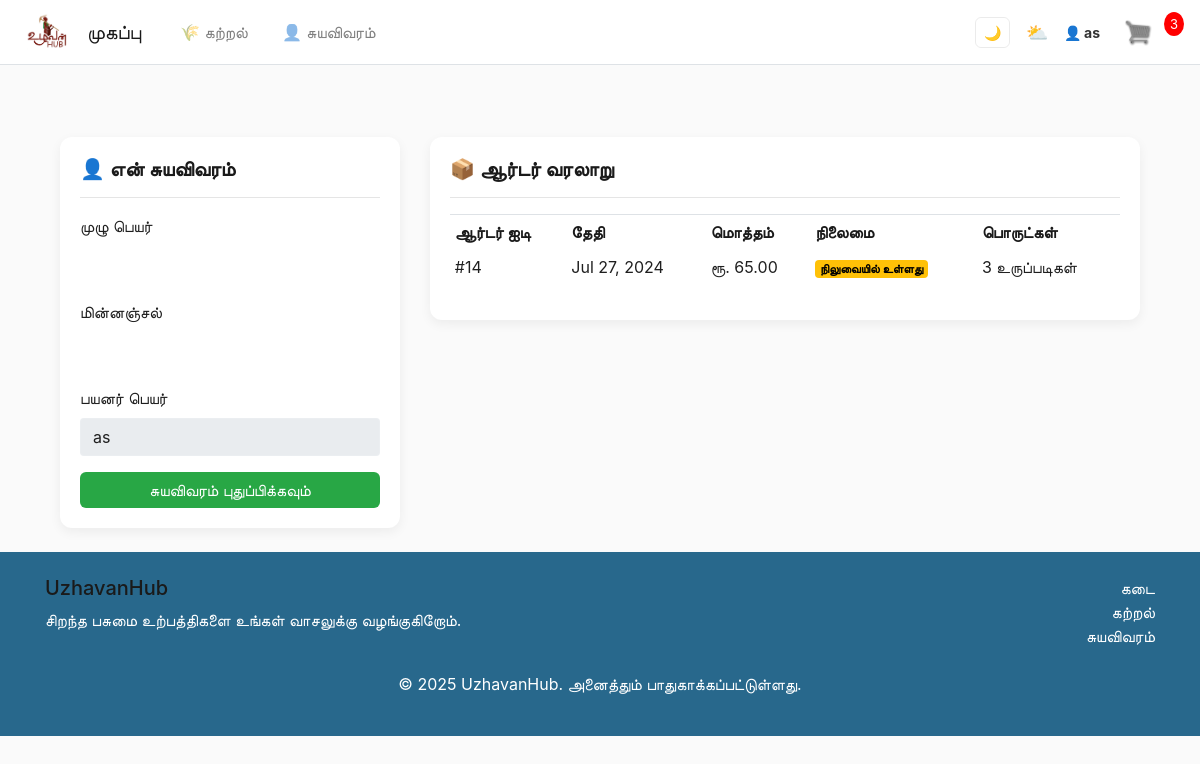
Page /profile/ (signed in) on the committed database.
### store/models.py (models this page shows, shortened)
class Order(models.Model):
	customer = models.ForeignKey(Customer, on_delete=models.SET_NULL, null=True, blank=True)
	date_ordered = models.DateTimeField(auto_now_add=True)
	complete = models.BooleanField(default=False)
	transaction_id = models.CharField(max_length=100, null=True)
	@property
	def get_cart_total(self):
		orderitems = self.orderitem_set.all()
		total = sum([item.get_total for item in orderitems])
		return total
	@property
	def get_cart_items(self):
		orderitems = self.orderitem_set.all()
		total = sum([item.quantity for item in orderitems])
		return total

class OrderItem(models.Model):
	product = models.ForeignKey(Product, on_delete=models.SET_NULL, null=True)
	order = models.ForeignKey(Order, on_delete=models.SET_NULL, null=True)
	quantity = models.IntegerField(default=0, null=True, blank=True)
	date_added = models.DateTimeField(auto_now_add=True)
	@property
	def get_total(self):
		total = self.product.price * self.quantity
		return total

class Product(models.Model):
	name = models.CharField(max_length=200)
	price = models.FloatField()
	digital = models.BooleanField(default=False,null=True, blank=True)
	image = models.ImageField(null=True, blank=True)

### store/views.py (the view, shortened to what this page needs)
# urls.py: path('profile/', views.profile, name="profile"),
def profile(request):
    if not request.user.is_authenticated:
        return render(request, 'store/login_required.html')
    try:
        customer = request.user.customer
    except ObjectDoesNotExist:
        customer = Customer.objects.create(user=request.user)
    orders = Order.objects.filter(customer=customer).prefetch_related('orderitem_set')
    data = cartData(request)
    context = {
        'customer': customer,
        'orders': orders,
        'user': request.user,
        'cartItems': data['cartItems']
    }
    return render(request, 'store/profile.html', context)

### store/utils.py (called while the page is built)
def cartData(request):
	if request.user.is_authenticated:
		customer = request.user.customer
		order, created = Order.objects.get_or_create(customer=customer, complete=False)
		items = order.orderitem_set.all()
		cartItems = order.get_cart_items
	else:
		cookieData = cookieCart(request)
		cartItems = cookieData['cartItems']
		order = cookieData['order']
		items = cookieData['items']
	return {'cartItems':cartItems ,'order':order, 'items':items}

### store/templates/store/profile.html (shortened to what this page needs)
{% extends 'store/main.html' %}
{% load static %}
{% block content %}
<div class="container mt-5">
    <div class="row">
        <div class="col-md-4">
            <div class="card product-card">
                <div class="card-body">
                    <h5 class="card-title">👤 என் சுயவிவரம்</h5>
                    <hr>
                    <form method="POST">
                        <div class="form-group">
                            <label for="name">முழு பெயர்</label>
                            <input type="text" class="form-control" id="name" name="name" value="{{ customer.name|default:'' }}" placeholder="உங்கள் பெயர்">
                        </div>
                        <div class="form-group">
                            <label for="email">மின்னஞ்சல்</label>
                            <input type="email" class="form-control" id="email" name="email" value="{{ customer.email|default:'' }}" placeholder="உங்கள் மின்னஞ்சல்">
                        </div>
                        <div class="form-group">
                            <label for="username">பயனர் பெயர்</label>
                            <input type="text" class="form-control" id="username" disabled value="{{ user.username }}">
                        </div>
                        <button type="submit" class="btn btn-success btn-block">சுயவிவரம் புதுப்பிக்கவும்</button>
                    </form>
                </div>
            </div>
        </div>
        <div class="col-md-8">
            <div class="card product-card">
                <div class="card-body">
                    <h5 class="card-title">📦 ஆர்டர் வரலாறு</h5>
                    <hr>
                    {% if orders %}
                        <div class="table-responsive">
                            <table class="table table-sm">
                                <thead>
                                    <tr>
                                        <th>ஆர்டர் ஐடி</th>
                                        <th>தேதி</th>
                                        <th>மொத்தம்</th>
                                        <th>நிலைமை</th>
                                        <th>பொருட்கள்</th>
                                    </tr>
                                </thead>
                                <tbody>
                                    {% for order in orders %}
                                    <tr>
                                        <td>#{{ order.id }}</td>
                                        <td>{{ order.date_ordered|date:"M d, Y" }}</td>
                                        <td>ரூ. {{ order.get_cart_total|floatformat:2 }}</td>
                                        <td>
                                            {% if order.complete %}
                                            <span class="badge badge-success">முடிந்தது</span>
                                            {% else %}
                                            <span class="badge badge-warning">நிலுவையில் உள்ளது</span>
                                            {% endif %}
                                        </td>
                                        <td>{{ order.get_cart_items }} உருப்படிகள்</td>
                                    </tr>
                                    {% endfor %}
                                </tbody>
                            </table>
                        </div>
                    {% else %}
                    <p class="text-muted">நீங்கள் இன்னும் எந்த ஆர்டர்களையும் இடவில்லை. <a href="{% url 'store' %}">கொள்முதல் செய்ய தொடங்குங்கள்!</a></p>
                    {% endif %}
                </div>
            </div>
        </div>
    </div>
</div>
{% endblock %}

### store/templates/store/main.html (shortened to what this page needs)
<!DOCTYPE html>
{% load static %}
<html>
<head>
	<link rel="stylesheet" href="https://stackpath.bootstrapcdn.com/bootstrap/4.4.1/css/bootstrap.min.css">
	<link rel="stylesheet" type="text/css" href="{% static 'css/main.css' %}">
</head>
<body>
	<nav class="navbar navbar-expand-lg navbar-light bg-white border-bottom">
		<a class="navbar-brand" href="{% url 'store' %}" style="margin-left: 10px; margin-right:10px">
				<img id="navbar-icon" src="{% static 'images/Icon.jpeg' %}" alt="UzhavanHub" style="height:38px;">
		</a>
		<a class="navbar-brand" href="{% url 'store' %}" style="margin-left: 10px; margin-right: 30px; width: 50px">முகப்பு</a>
	  <div class="collapse navbar-collapse" id="navbarSupportedContent">
						<ul class="navbar-nav mr-auto nav-spacing">
							<li class="nav-item">
								<a class="nav-link learn-link" href="{% url 'learning' %}">🌾 கற்றல்</a>
							</li>
					<li class="nav-item">
						<a class="nav-link" href="{% url 'profile' %}">👤 சுயவிவரம்</a>
					</li>
				</ul>
		<div class="form-inline align-items-center">
			<button id="theme-toggle" class="btn btn-sm btn-outline-secondary mr-2" title="இருட்டு/ஒளி முறை">🌙</button>
			<button id="weather-btn" class="btn btn-sm btn-outline-secondary mr-2" title="天気情報" style="font-size:18px; padding: 4px 8px; border: none; background: none;">
				⛅
			</button>
			{% if request.user.is_authenticated %}
			<span class="navbar-text mr-3 navbar-username" style="font-size: 14px; color: #333;">
				👤 {{ request.user.first_name|default:request.user.username }}
			</span>
			{% endif %}
	    	<a href="{% url 'cart' %}">
	    		<img  id="cart-icon" src="{% static 'images/cart.png' %}">
	    	</a>
	    	<p id="cart-total">{{cartItems}}</p>
	    </div>
	  </div>
	</nav>
	<div class="container">
	    <br>
	    {% block content %}
	    {% endblock content %}
	</div>
	<footer class="bg-dark text-white mt-4">
	    <div class="container py-4">
	        <div class="row">
				<div class="col-md-6">
				<h5>UzhavanHub</h5>
				<p>சிறந்த பசுமை உற்பத்திகளை உங்கள் வாசலுக்கு வழங்குகிறோம்.</p>
			</div>
	            <div class="col-md-6 text-md-right">
	                <ul class="list-unstyled">
						<li><a href="{% url 'store' %}" class="text-white">கடை</a></li>
						<li><a href="{% url 'learning' %}" class="text-white">கற்றல்</a></li>
						<li><a href="{% url 'profile' %}" class="text-white">சுயவிவரம்</a></li>
	                </ul>
	            </div>
	        </div>
	        <div class="text-center mt-2">
				<p>&copy; 2025 UzhavanHub. அனைத்தும் பாதுகாக்கப்பட்டுள்ளது.</p>
	        </div>
	    </div>
	</footer>
</body>
</html>

### static/css/main.css (style rules this page uses)
body { background-color: var(--bg); color: var(--fg); }
h1,h2,h3,h4,h5,h6 { color:var(--fg-heading); }
.product-card { border: none; border-radius: 12px; overflow: hidden; background: var(--card-bg); color: var(--fg); box-shadow: 0 8px 22px var(--card-shadow); transition: transform 200ms ease, box-shadow 200ms ease, background-color 200ms ease; }
.bg-dark { background-color: #28688C!important; }
#cart-icon { width:28px; display: inline-block; margin-left: 8px; margin-right: 8px; }
#cart-total { display: inline-block; vertical-align: middle; text-align: center; color:#fff; background-color: red; width: 20px; height: 24px; line-height: 24px; border-radius: 50%; font-size: 13px; margin-left: 4px; }
.navbar .form-inline img#cart-icon, .navbar .form-inline img#navbar-icon { filter: brightness(0.55) saturate(0.9); opacity: 0.95; }
.navbar .form-inline #theme-toggle { color: #222; border-color: rgba(0,0,0,0.08); }
.btn { border-radius: 6px; }
:root { --bg: hsl(0,0%,98%); --fg: hsl(0,0%,12%); --fg-heading: hsl(0,0%,10%); --card-bg: #fff; --card-shadow: rgba(0,0,0,0.06); --accent: #1e90ff; --accent-strong: #1678d6; --muted: rgba(0,0,0,0.6); }
.nav-spacing .nav-item { margin-right: 18px; }
.nav-spacing .nav-item:last-child { margin-right: 0; }
.learn-link { margin-left: 5px; }
.navbar-username { font-weight: 700; transition: color 0.15s ease, transform 0.12s ease; cursor: default; }
.product-card { transform: translateY(8px); opacity: 0; transition: transform .35s cubic-bezier(.2,.8,.2,1), opacity .35s ease; }
.product-card.visible { transform: translateY(0); opacity: 1; }

### store/templates/store/profile.html (style rules this page uses)
.card { background: var(--card-bg); color: var(--fg); border: none; box-shadow: 0 4px 12px var(--card-shadow); }
.card-title { color: var(--fg-heading); font-weight: 700; }
.form-control { background: rgba(255,255,255,0.05); color: var(--fg); border: 1px solid rgba(255,255,255,0.1); }
.form-control::placeholder { color: rgba(230, 238, 246, 0); }
.table { color: var(--fg); }
.table thead th { color: var(--fg-heading); border-bottom: 2px solid rgba(255,255,255,0.1); }
.badge-warning { background-color: #ffc107; color: #000; }
.btn-success { background-color: #28a745; border: none; }

### rows in the picture
Order: id "14", date_ordered "Jul 27, 2024", get_cart_total "65.00", complete "நிலுவையில் உள்ளது", get_cart_items "3"

### other values in the picture
{{ request.user.first_name|default:request.user.username }} "as"
{{ cartItems }} "3"
